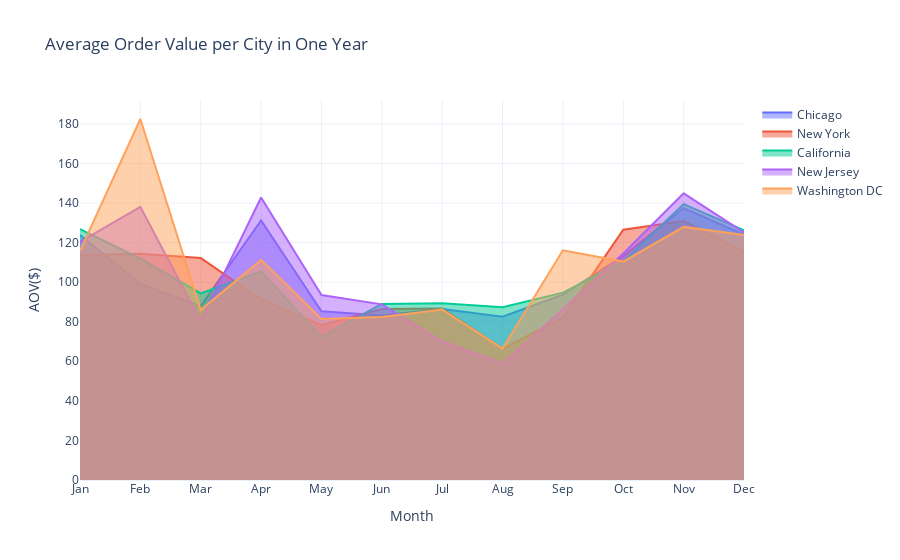

The notebook cell saved with this chart:
### Markdown cell above
Something wrong here, we spend so much money everyday for marketing campaign. It is not very worth it if you ask my opinion compared to the clean income we've got each month

### Code cell
#Average Order Value
AOV_DATAFRAME = pd.DataFrame(clean_sales_df.groupby(['Month_x','Location']).agg(
    {'Invoice':'sum',
    'Transaction_ID':'count'}).reset_index())
AOV_DATAFRAME['Month_x'] = pd.Categorical(AOV_DATAFRAME['Month_x'], categories = month_order, ordered = True)
AOV_DATAFRAME = AOV_DATAFRAME.sort_values(by="Month_x")
AOV_DATAFRAME['AOV'] = (AOV_DATAFRAME['Invoice'] / AOV_DATAFRAME['Transaction_ID']).round(2)

#AOV per city filtering
TARGET_CITY = ['Chicago', 'New York', 'California','New Jersey','Washington DC']
AOV_FILTERED_DATAFRAME = AOV_DATAFRAME[AOV_DATAFRAME['Location'].isin(TARGET_CITY)]

fig = go.Figure()
for city in TARGET_CITY:
    data_location = AOV_FILTERED_DATAFRAME[AOV_FILTERED_DATAFRAME['Location'] == city]
    fig.add_trace(go.Scatter(x = data_location['Month_x'],
    y = data_location ['AOV'],
    mode = 'lines',
    name = city,
    fill = 'tozeroy',
    opacity = 0.5))

fig.update_layout(title = 'Average Order Value per City in One Year',
xaxis_title ='Month',
yaxis_title='AOV($)',
template='plotly_white')

fig.show()

### Figure 1 — Plotly figure (JSON) as saved in the notebook; plotly's stock layout.template omitted (floating-point values rounded to 4 significant figures)
{"data": [{"fill": "tozeroy", "mode": "lines", "name": "Chicago", "opacity": 0.5, "type": "scatter", "x": ["Jan", "Feb", "Mar", "Apr", "May", "Jun", "Jul", "Aug", "Sep", "Oct", "Nov", "Dec"], "y": [123.8, 99.07, 87.86, 131.2, 85.32, 83.2, 86.4, 82.53, 93.71, 113.2, 137.4, 124.0]}, {"fill": "tozeroy", "mode": "lines", "name": "New York", "opacity": 0.5, "type": "scatter", "x": ["Jan", "Feb", "Mar", "Apr", "May", "Jun", "Jul", "Aug", "Sep", "Oct", "Nov", "Dec"], "y": [113.8, 114.3, 112.2, 91.25, 78.2, 86.41, 86.68, 66.31, 82.02, 126.5, 130.9, 115.4]}, {"fill": "tozeroy", "mode": "lines", "name": "California", "opacity": 0.5, "type": "scatter", "x": ["Jan", "Feb", "Mar", "Apr", "May", "Jun", "Jul", "Aug", "Sep", "Oct", "Nov", "Dec"], "y": [126.7, 111.9, 94.3, 105.5, 72.37, 88.99, 89.39, 87.28, 94.69, 110.4, 139.4, 126.2]}, {"fill": "tozeroy", "mode": "lines", "name": "New Jersey", "opacity": 0.5, "type": "scatter", "x": ["Jan", "Feb", "Mar", "Apr", "May", "Jun", "Jul", "Aug", "Sep", "Oct", "Nov", "Dec"], "y": [120.4, 138.1, 80.23, 142.8, 93.5, 88.77, 70, 58.9, 86.35, 114.5, 144.9, 125.2]}, {"fill": "tozeroy", "mode": "lines", "name": "Washington DC", "opacity": 0.5, "type": "scatter", "x": ["Jan", "Feb", "Mar", "Apr", "May", "Jun", "Jul", "Aug", "Sep", "Oct", "Nov", "Dec"], "y": [115.8, 182.5, 85.89, 111.2, 81.38, 82.39, 86.16, 66.44, 116.1, 110.4, 127.9, 123.9]}], "layout": {"title": {"text": "Average Order Value per City in One Year"}, "xaxis": {"title": {"text": "Month"}}, "yaxis": {"title": {"text": "AOV($)"}}}}
